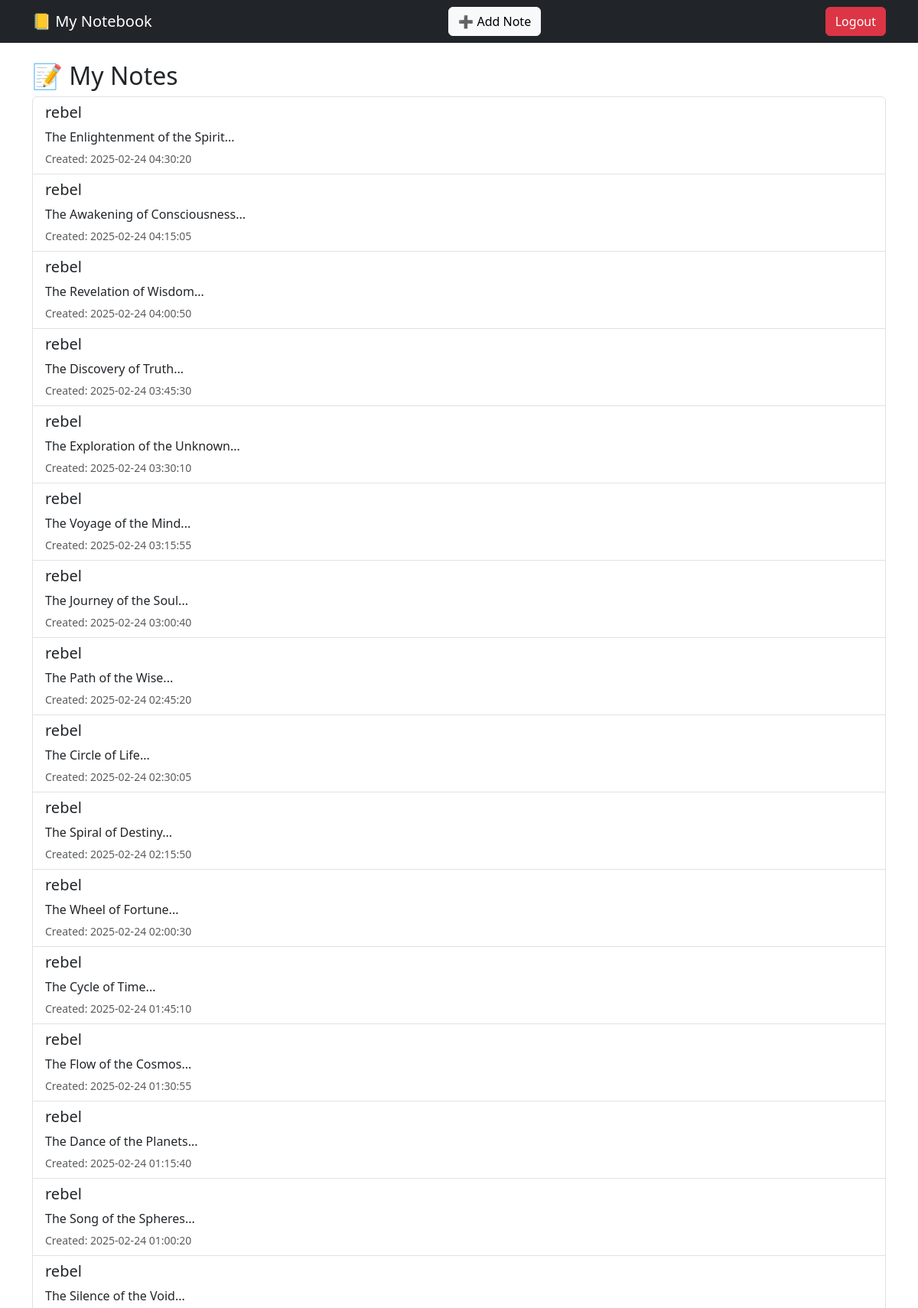
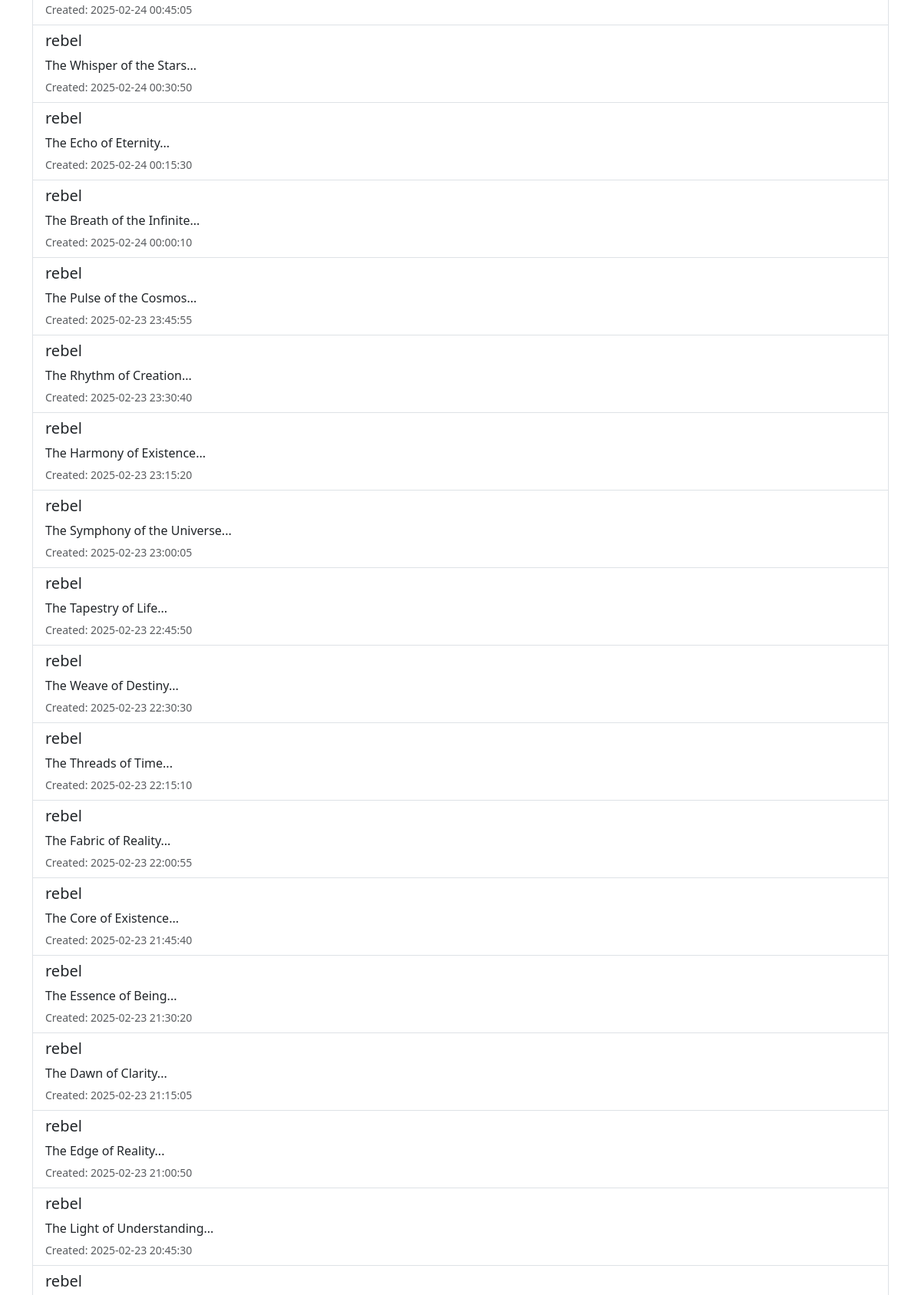
Screenshot of /notes.php (signed in, upper part) with the database file from the repository (2 pictures, top to bottom).
### tables this page shows
CREATE TABLE `notes` (
  `id` int(11) NOT NULL AUTO_INCREMENT,
  `user_id` int(11) DEFAULT NULL,
  `title` varchar(255) DEFAULT NULL,
  `content` text DEFAULT NULL,
  `created_at` timestamp NULL DEFAULT current_timestamp(),
  `updated_at` timestamp NULL DEFAULT current_timestamp() ON UPDATE current_timestamp(),
  `completed` tinyint(1) DEFAULT 0,
  PRIMARY KEY (`id`)
);

### notes.php (the view, shortened to what this page needs)
<?php
require 'db.php';
$user_id = $_SESSION['user_id'];
$sql = "SELECT * FROM notes WHERE user_id = ? ORDER BY created_at DESC";
$stmt = $conn->prepare($sql);
$stmt->bind_param("i", $user_id);
$stmt->execute();
$result = $stmt->get_result();
$notes = [];
while ($row = $result->fetch_assoc()) {
    $notes[] = $row;
}
?>
<!DOCTYPE html>
<html lang="en">
<head>
    <link rel="stylesheet" href="https://cdn.jsdelivr.net/npm/bootstrap@5.3.0/dist/css/bootstrap.min.css">
</head>
<body>
    <nav class="navbar navbar-dark bg-dark">
        <div class="container">
            <a class="navbar-brand" href="dashboard.php">📒 My Notebook</a>
            <a class="btn btn-light" href="a./dd_note.php">➕ Add Note</a>
            <a class="btn btn-danger" href="logout.php">Logout</a>
        </div>
    </nav>
    <div class="container mt-4">
        <h2>📝 My Notes</h2>
        <?php if (empty($notes)): ?>
            <div class="alert alert-warning">No notes found. <a href="add_note.php">Add your first note!</a></div>
        <?php else: ?>
            <div class="list-group">
                <?php foreach ($notes as $note): ?>
                    <a href="view_note.php?id=<?= $note['id'] ?>" class="list-group-item list-group-item-action">
                        <h5><?= htmlspecialchars($note['title']) ?></h5>
                        <p class="mb-1"><?= nl2br(htmlspecialchars(substr($note['content'], 0, 100))) ?>...</p>
                        <small class="text-muted">Created: <?= $note['created_at'] ?></small>
                    </a>
                <?php endforeach; ?>
            </div>
        <?php endif; ?>
    </div>
</body>
</html>

### rows the page displays
notes: title "rebel", content "The Enlightenment of the Spirit", created_at "2025-02-24 04:30:20"
notes: title "rebel", content "The Awakening of Consciousness", created_at "2025-02-24 04:15:05"
notes: title "rebel", content "The Revelation of Wisdom", created_at "2025-02-24 04:00:50"
notes: title "rebel", content "The Discovery of Truth", created_at "2025-02-24 03:45:30"
notes: title "rebel", content "The Exploration of the Unknown", created_at "2025-02-24 03:30:10"
notes: title "rebel", content "The Voyage of the Mind", created_at "2025-02-24 03:15:55"
notes: title "rebel", content "The Journey of the Soul", created_at "2025-02-24 03:00:40"
notes: title "rebel", content "The Path of the Wise", created_at "2025-02-24 02:45:20"
notes: title "rebel", content "The Circle of Life", created_at "2025-02-24 02:30:05"
notes: title "rebel", content "The Spiral of Destiny", created_at "2025-02-24 02:15:50"
notes: title "rebel", content "The Wheel of Fortune", created_at "2025-02-24 02:00:30"
notes: title "rebel", content "The Cycle of Time", created_at "2025-02-24 01:45:10"
notes: title "rebel", content "The Flow of the Cosmos", created_at "2025-02-24 01:30:55"
notes: title "rebel", content "The Dance of the Planets", created_at "2025-02-24 01:15:40"
notes: title "rebel", content "The Song of the Spheres", created_at "2025-02-24 01:00:20"
notes: title "rebel", content "The Silence of the Void", created_at "2025-02-24 00:45:05"
notes: title "rebel", content "The Whisper of the Stars", created_at "2025-02-24 00:30:50"
notes: title "rebel", content "The Echo of Eternity", created_at "2025-02-24 00:15:30"
notes: title "rebel", content "The Breath of the Infinite", created_at "2025-02-24 00:00:10"
notes: title "rebel", content "The Pulse of the Cosmos", created_at "2025-02-23 23:45:55"
notes: title "rebel", content "The Rhythm of Creation", created_at "2025-02-23 23:30:40"
notes: title "rebel", content "The Harmony of Existence", created_at "2025-02-23 23:15:20"
notes: title "rebel", content "The Symphony of the Universe", created_at "2025-02-23 23:00:05"
notes: title "rebel", content "The Tapestry of Life", created_at "2025-02-23 22:45:50"
notes: title "rebel", content "The Weave of Destiny", created_at "2025-02-23 22:30:30"
notes: title "rebel", content "The Threads of Time", created_at "2025-02-23 22:15:10"
notes: title "rebel", content "The Fabric of Reality", created_at "2025-02-23 22:00:55"
notes: title "rebel", content "The Core of Existence", created_at "2025-02-23 21:45:40"
notes: title "rebel", content "The Essence of Being", created_at "2025-02-23 21:30:20"
notes: title "rebel", content "The Dawn of Clarity", created_at "2025-02-23 21:15:05"
notes: title "rebel", content "The Edge of Reality", created_at "2025-02-23 21:00:50"
notes: title "rebel", content "The Light of Understanding", created_at "2025-02-23 20:45:30"
notes: title "rebel"
